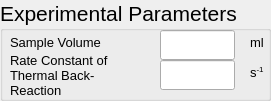
    <widget class="QGroupBox" name="groupBox_2">
     <property name="geometry">
      <rect>
       <x>30</x>
       <y>50</y>
       <width>271</width>
       <height>101</height>
      </rect>
     </property>
     <property name="font">
      <font>
       <pointsize>16</pointsize>
      </font>
     </property>
     <property name="title">
      <string>Experimental Parameters</string>
     </property>
     <widget class="QLabel" name="label_k">
      <property name="geometry">
       <rect>
        <x>250</x>
        <y>60</y>
        <width>25</width>
        <height>25</height>
       </rect>
      </property>
      <property name="minimumSize">
       <size>
        <width>0</width>
        <height>0</height>
       </size>
      </property>
      <property name="maximumSize">
       <size>
        <width>200</width>
        <height>25</height>
       </size>
      </property>
      <property name="font">
       <font>
        <pointsize>10</pointsize>
       </font>
      </property>
      <property name="mouseTracking">
       <bool>true</bool>
      </property>
      <property name="text">
       <string>&lt;html&gt;&lt;head/&gt;&lt;body&gt;&lt;p&gt;s&lt;span style=&quot; vertical-align:super;&quot;&gt;-1&lt;/span&gt;&lt;/p&gt;&lt;/body&gt;&lt;/html&gt;</string>
      </property>
     </widget>
     <widget class="QLabel" name="label_ml">
      <property name="geometry">
       <rect>
        <x>250</x>
        <y>30</y>
        <width>25</width>
        <height>25</height>
       </rect>
      </property>
      <property name="sizePolicy">
       <sizepolicy hsizetype="Preferred" vsizetype="Preferred">
        <horstretch>0</horstretch>
        <verstretch>0</verstretch>
       </sizepolicy>
      </property>
      <property name="maximumSize">
       <size>
        <width>200</width>
        <height>25</height>
       </size>
      </property>
      <property name="font">
       <font>
        <pointsize>10</pointsize>
       </font>
      </property>
      <property name="text">
       <string>ml</string>
      </property>
     </widget>
     <widget class="QLabel" name="label_ml_2">
      <property name="geometry">
       <rect>
        <x>10</x>
        <y>30</y>
        <width>95</width>
        <height>25</height>
       </rect>
      </property>
      <property name="sizePolicy">
       <sizepolicy hsizetype="Preferred" vsizetype="Preferred">
        <horstretch>0</horstretch>
        <verstretch>0</verstretch>
       </sizepolicy>
      </property>
      <property name="maximumSize">
       <size>
        <width>200</width>
        <height>25</height>
       </size>
      </property>
      <property name="font">
       <font>
        <pointsize>10</pointsize>
       </font>
      </property>
      <property name="text">
       <string>Sample Volume</string>
      </property>
     </widget>
     <widget class="QLabel" name="label_ml_3">
      <property name="geometry">
       <rect>
        <x>10</x>
        <y>50</y>
        <width>135</width>
        <height>50</height>
       </rect>
      </property>
      <property name="sizePolicy">
       <sizepolicy hsizetype="Preferred" vsizetype="Preferred">
        <horstretch>0</horstretch>
        <verstretch>0</verstretch>
       </sizepolicy>
      </property>
      <property name="maximumSize">
       <size>
        <width>200</width>
        <height>100</height>
       </size>
      </property>
      <property name="font">
       <font>
        <pointsize>10</pointsize>
       </font>
      </property>
      <property name="text">
       <string>Rate Constant of Thermal Back-Reaction</string>
      </property>
      <property name="wordWrap">
       <bool>true</bool>
      </property>
     </widget>
     <widget class="QLineEdit" name="lineEdit_k">
      <property name="geometry">
       <rect>
        <x>160</x>
        <y>60</y>
        <width>75</width>
        <height>30</height>
       </rect>
      </property>
      <property name="font">
       <font>
        <pointsize>10</pointsize>
       </font>
      </property>
     </widget>
     <widget class="QLineEdit" name="lineEdit_Volume">
      <property name="geometry">
       <rect>
        <x>160</x>
        <y>30</y>
        <width>75</width>
        <height>30</height>
       </rect>
      </property>
      <property name="font">
       <font>
        <pointsize>10</pointsize>
       </font>
      </property>
     </widget>
    </widget>
